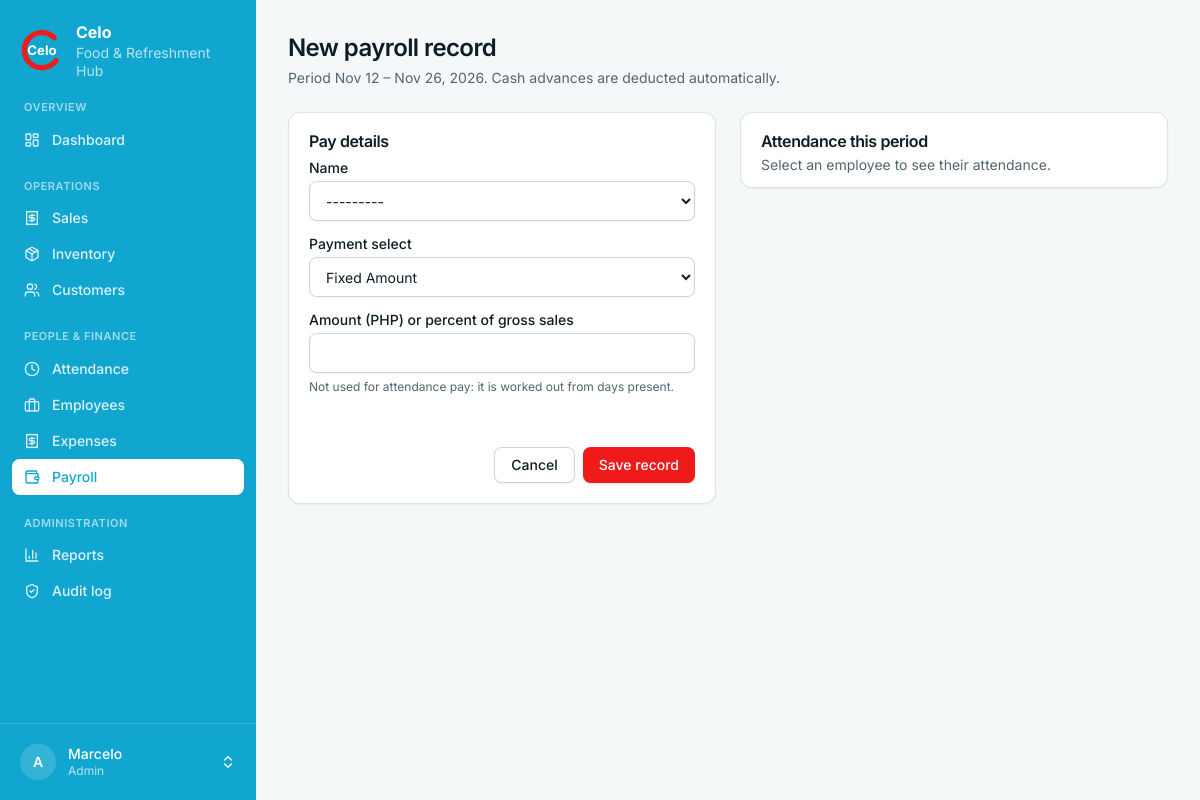
/finance/payroll/new/ (signed in), run on the app's committed database.
### accounts/models.py (models this page shows)
class User(AbstractUser):
    class Role(models.TextChoices):
        ADMIN = "admin", "Admin"
        STAFF = "staff", "Staff"
    role = models.CharField(max_length=10, choices=Role.choices, default=Role.STAFF)
    @property
    def is_celo_admin(self):
        return self.is_superuser or self.role == self.Role.ADMIN

### finance/views.py (the view, shortened to what this page needs)
# urls.py: path("payroll/new/", views.payroll_new, name="payroll_new"),
@admin_required
def payroll_new(request):
    start, end = services.current_period()
    employees = list(Employee.objects.filter(is_active=True))
    initial = {}
    preselected = request.GET.get("employee", "")
    if preselected.isdigit() and any(e.pk == int(preselected) for e in employees):
        initial["employee"] = int(preselected)
    form = PayrollForm(request.POST or None, initial=initial)
    return render(request, "finance/payroll_form.html", {
        "form": form, "summaries": _summaries(employees, start, end), "start": start, "end": end,
        "workdays": services.workdays_per_period(),
    })

### finance/forms.py (shortened to what this page needs)
class PayrollForm(forms.Form):
    employee = forms.ModelChoiceField(queryset=Employee.objects.filter(is_active=True), label="Name")
    pay_type = forms.ChoiceField(choices=PayrollRecord.PayType.choices, label="Payment select")
    value = forms.DecimalField(required=False, max_digits=10, decimal_places=2,
                               label="Amount (PHP) or percent of gross sales",
                               help_text="Not used for attendance pay: it is worked out from days present.")

### accounts/permissions.py (called while the page is built)
def admin_required(view):
    @login_required
    @wraps(view)
    def wrapper(request, *args, **kwargs):
        if not request.user.is_celo_admin:
            raise PermissionDenied
        return view(request, *args, **kwargs)
    return wrapper

### finance/models.py (called while the page is built)
    def __str__(self):
        return self.name

    @property
    def outstanding_advance(self):
        return self.advances.filter(settled_in__isnull=True).aggregate(t=models.Sum("amount"))["t"] or Decimal("0")

### finance/services.py (called while the page is built)
def current_period():
    end = timezone.localdate()
    return end - timedelta(days=settings.CELO_PAYROLL_PERIOD_DAYS - 1), end

def workdays_per_period():
    return Decimal(str(getattr(settings, "CELO_WORK_DAYS_PER_PERIOD", 13)))

def daily_rate(employee):
    return (employee.salary / workdays_per_period()).quantize(Decimal("0.01"))

def attendance_summary(employee, start, end):
    records = list(Attendance.objects.filter(employee=employee, work_date__range=(start, end)))
    today = timezone.localdate()
    hours, incomplete = ZERO, 0
    for r in records:
        if r.check_out:
            worked = r.check_out - r.check_in
            if r.break_time_out and r.break_time_in:
                worked -= r.break_time_in - r.break_time_out
            hours += Decimal(str(worked.total_seconds())) / Decimal("3600")
        elif r.work_date < today:
            incomplete += 1
    rate = daily_rate(employee)
    days = len(records)
    return {
        "days": days,
        "hours": hours.quantize(Decimal("0.01")),
        "incomplete": incomplete,
        "daily_rate": rate,
        "estimate": (rate * days).quantize(Decimal("0.01")),
    }

### templates/finance/payroll_form.html (shortened to what this page needs)
{% extends "base.html" %}{% load humanize %}
{% block page_title %}New payroll record{% endblock %}
{% block page_desc %}Period {{ start|date:"M d" }} – {{ end|date:"M d, Y" }}. Cash advances are deducted automatically.{% endblock %}
{% block content %}
<div class="grid items-start gap-6 lg:grid-cols-[minmax(0,1fr)_minmax(0,1fr)]">
  <form method="post" class="card">{% csrf_token %}
    <div class="card-header"><h2 class="card-title">Pay details</h2></div>
    <div class="card-content">
      {% include "partials/field.html" with f=form.employee %}
      {% include "partials/field.html" with f=form.pay_type %}
      <div id="value-field">{% include "partials/field.html" with f=form.value %}</div>
    </div>
    <div class="card-footer pt-4">
      <a class="btn btn-outline" href="{% url 'finance:payroll' %}">Cancel</a>
      <button class="btn btn-primary" type="submit">Save record</button>
    </div>
  </form>
  <section class="card" aria-live="polite">
    <div class="card-header"><h2 class="card-title">Attendance this period</h2><p class="card-description" id="s-name">Select an employee to see their attendance.</p></div>
  </section>
</div>
{% endblock %}

### templates/base.html (shortened to what this page needs)
{% load celo_ui %}<!doctype html>
<html lang="en" class="h-full">
<head>
  {% include "partials/tailwind.html" %}
</head>
<body class="min-h-full bg-background font-sans text-foreground antialiased">
<div class="min-h-screen {% if user.is_authenticated %}md:grid md:grid-cols-[16rem_minmax(0,1fr)]{% endif %}">
{% if user.is_authenticated %}
  {% nav_items as groups %}
  <aside id="sidebar" class="fixed inset-y-0 left-0 z-40 flex w-64 -translate-x-full flex-col bg-brand-dark text-white transition-transform duration-200 md:sticky md:top-0 md:h-screen md:translate-x-0 print:hidden">
    <a href="{% url 'dashboard:home' %}" class="flex items-center gap-3 px-5 py-5" aria-label="Celo home">
      <svg viewBox="0 0 100 100" class="h-11 w-11 shrink-0" role="img" aria-label="Celo logo">
        <text x="50" y="62" text-anchor="middle" font-size="30" font-weight="700" fill="#fff" font-family="Inter, system-ui, sans-serif">Celo</text>
      </svg>
      <span class="text-sm leading-tight"><strong class="block text-base">Celo</strong><span class="text-white/70">Food &amp; Refreshment Hub</span></span>
    </a>
    <nav class="flex-1 space-y-5 overflow-y-auto px-3 pb-4" aria-label="Main">
      {% for g in groups %}
        <div>
          <p class="px-3 pb-1.5 text-[11px] font-semibold uppercase tracking-wider text-white/60">{{ g.label }}</p>
          {% for i in g.items %}
            <a href="{{ i.href }}" {% if i.active %}aria-current="page"{% endif %}
               class="flex items-center gap-3 rounded-md px-3 py-2 text-sm font-medium transition-colors {% if i.active %}bg-white text-brand-dark shadow-sm{% else %}text-white/85 hover:bg-white/10 hover:text-white{% endif %}">
              {% include "partials/icon.html" with name=i.icon %}{{ i.label }}
            </a>
          {% endfor %}
        </div>
      {% endfor %}
    </nav>
    <div class="relative border-t border-white/15 p-3">
      <button type="button" id="profile-btn" aria-haspopup="menu" aria-expanded="false" aria-controls="profile-menu"
              class="flex w-full items-center gap-3 rounded-md px-2 py-2 text-left transition-colors hover:bg-white/10 {% if request.resolver_match.app_name == 'accounts' %}bg-white/10{% endif %}">
        <span class="grid h-9 w-9 shrink-0 place-items-center rounded-full bg-white/15 text-sm font-semibold">{{ user.username|slice:":1"|upper }}</span>
        <span class="min-w-0 flex-1 text-sm leading-tight"><span class="block truncate font-medium">{{ user.get_full_name|default:user.username }}</span><span class="block text-xs text-white/70">{{ user.get_role_display }}</span></span>
      </button>
    </div>
  </aside>
{% endif %}
  <div class="min-w-0">
    <main class="mx-auto w-full max-w-6xl p-4 sm:p-6 lg:p-8">
      {% block header %}
        <div class="mb-6 flex flex-wrap items-end justify-between gap-3 print:hidden">
          <div>
            <h1 class="text-2xl font-semibold tracking-tight">{% block page_title %}{% endblock %}</h1>
            <p class="mt-1 text-sm text-muted-foreground">{% block page_desc %}{% endblock %}</p>
          </div>
        </div>
      {% endblock %}
      {% block content %}{% endblock %}
    </main>
  </div>
</div>
</body>
</html>

### data on the page
User: username "A", get_full_name "Marcelo", role "Admin"

### other printed values
{{ g.label }} "OVERVIEW" "OPERATIONS" "PEOPLE & FINANCE" "ADMINISTRATION"
{{ i.label }} "Dashboard" "Sales" "Inventory" "Customers" "Attendance" "Employees" "Expenses" "Payroll" "Reports" "Audit log"
{{ start|date:"M d" }} "Nov 12"
{{ end|date:"M d, Y" }} "Nov 26, 2026"
{{ f.label }} "Name Payment select Amount (PHP) or percent of gross sales"
{{ f.help_text|safe }} "Not used for attendance pay: it is worked out from days present."
